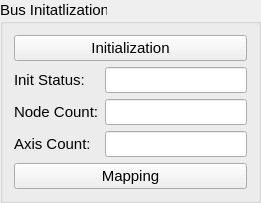
            <widget class="QGroupBox" name="groupBox_2">
             <property name="sizePolicy">
              <sizepolicy hsizetype="Preferred" vsizetype="Preferred">
               <horstretch>0</horstretch>
               <verstretch>0</verstretch>
              </sizepolicy>
             </property>
             <property name="font">
              <font>
               <family>Ubuntu</family>
               <pointsize>11</pointsize>
              </font>
             </property>
             <property name="title">
              <string>Bus Initatlization</string>
             </property>
             <layout class="QGridLayout" name="gridLayout_2">
              <item row="3" column="1">
               <widget class="QLineEdit" name="le_AxisNum">
                <property name="font">
                 <font>
                  <family>Ubuntu</family>
                  <pointsize>11</pointsize>
                 </font>
                </property>
               </widget>
              </item>
              <item row="3" column="0">
               <widget class="QLabel" name="label_3">
                <property name="font">
                 <font>
                  <family>Ubuntu</family>
                  <pointsize>11</pointsize>
                 </font>
                </property>
                <property name="text">
                 <string>&lt;html&gt;&lt;head/&gt;&lt;body&gt;&lt;p&gt;Axis Count:&lt;/p&gt;&lt;/body&gt;&lt;/html&gt;</string>
                </property>
               </widget>
              </item>
              <item row="2" column="0">
               <widget class="QLabel" name="label_2">
                <property name="font">
                 <font>
                  <family>Ubuntu</family>
                  <pointsize>11</pointsize>
                 </font>
                </property>
                <property name="text">
                 <string>&lt;html&gt;&lt;head/&gt;&lt;body&gt;&lt;p&gt;Node Count:&lt;/p&gt;&lt;/body&gt;&lt;/html&gt;</string>
                </property>
               </widget>
              </item>
              <item row="0" column="0" colspan="2">
               <widget class="QPushButton" name="btn_BusInit">
                <property name="font">
                 <font>
                  <family>Ubuntu</family>
                  <pointsize>11</pointsize>
                 </font>
                </property>
                <property name="text">
                 <string>Initialization</string>
                </property>
               </widget>
              </item>
              <item row="2" column="1">
               <widget class="QLineEdit" name="le_BusNodeNum">
                <property name="sizePolicy">
                 <sizepolicy hsizetype="Preferred" vsizetype="Fixed">
                  <horstretch>0</horstretch>
                  <verstretch>0</verstretch>
                 </sizepolicy>
                </property>
                <property name="font">
                 <font>
                  <family>Ubuntu</family>
                  <pointsize>11</pointsize>
                 </font>
                </property>
               </widget>
              </item>
              <item row="1" column="0">
               <widget class="QLabel" name="label">
                <property name="font">
                 <font>
                  <family>Ubuntu</family>
                  <pointsize>11</pointsize>
                 </font>
                </property>
                <property name="text">
                 <string>&lt;html&gt;&lt;head/&gt;&lt;body&gt;&lt;p&gt;Init Status:&lt;/p&gt;&lt;/body&gt;&lt;/html&gt;</string>
                </property>
               </widget>
              </item>
              <item row="1" column="1">
               <widget class="QLineEdit" name="le_BusInitStatus">
                <property name="sizePolicy">
                 <sizepolicy hsizetype="Ignored" vsizetype="Fixed">
                  <horstretch>0</horstretch>
                  <verstretch>0</verstretch>
                 </sizepolicy>
                </property>
                <property name="font">
                 <font>
                  <family>Ubuntu</family>
                  <pointsize>11</pointsize>
                 </font>
                </property>
               </widget>
              </item>
              <item row="4" column="0" colspan="2">
               <widget class="QPushButton" name="btn_MapMotor">
                <property name="text">
                 <string>Mapping</string>
                </property>
               </widget>
              </item>
             </layout>
            </widget>
